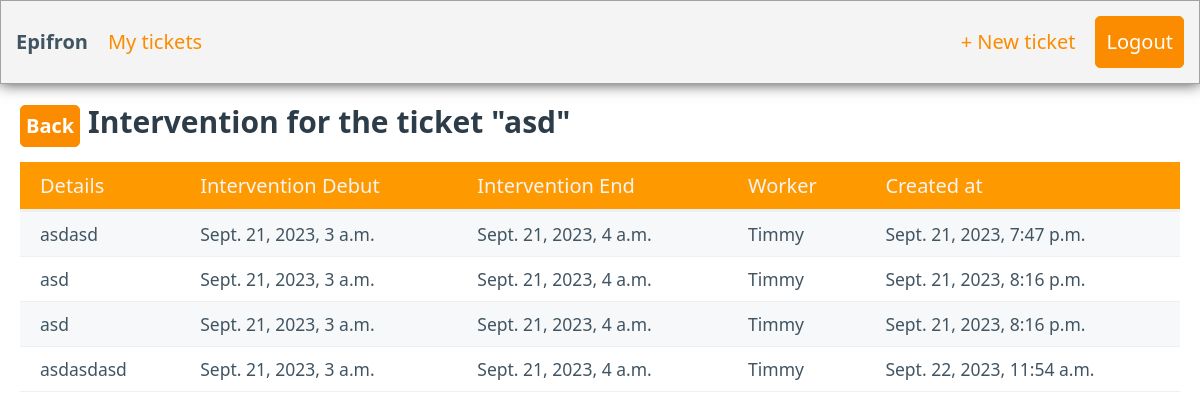
The page /tickets/1/display-intervention (signed in) on the database as committed earlier.
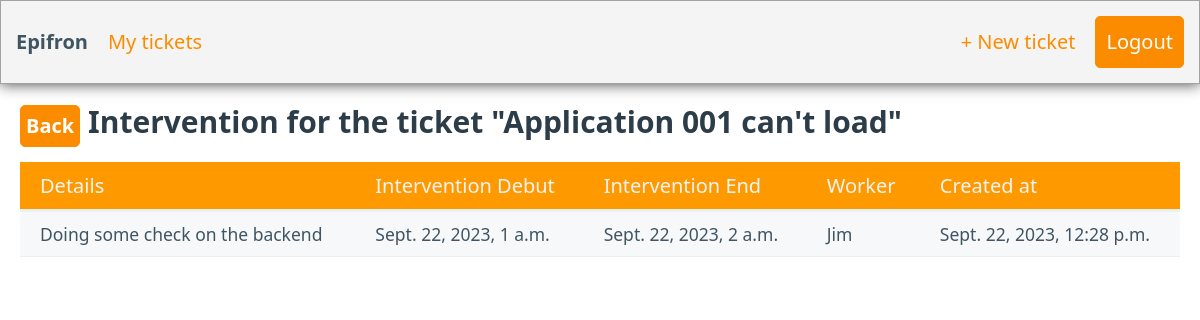
The same page on the database as committed later.
### tickets/models.py (models this page shows, shortened)
class Ticket(models.Model):
    id = models.BigAutoField(primary_key=True)
    subject = models.CharField(max_length=100)
    requestor = models.ForeignKey(User, related_name="requestor", null=False, blank = True, on_delete=models.CASCADE)
    description = models.TextField()
    responsible = models.ForeignKey(User, related_name="responsible", null=True, blank = True, on_delete=models.CASCADE)
    assignee = models.ForeignKey(User, related_name="assignee", null=True, blank = True, on_delete=models.CASCADE)
    status = models.CharField(max_length=25, choices=TicketStatus.choices, default=TicketStatus.TO_DO)
    created_at = models.DateTimeField("created at")
    last_update = models.DateTimeField("last update", null=True)

class TicketIntervention(models.Model):
    ticket_id = models.ForeignKey(Ticket, related_name="ticket_id", null=False, blank = False, on_delete=models.CASCADE)
    id = models.BigAutoField(primary_key=True)
    details = models.TextField()
    intervention_debut = models.DateTimeField("intervention debut", null=False)
    intervention_end = models.DateTimeField("intervention end", null=False)
    worker = models.ForeignKey(User, related_name="worker", null=True, blank = True, on_delete=models.CASCADE)
    created_at = models.DateTimeField("created at")
    UniqueConstraint(
        name="combine_primary_key", fields=["ticket_id", "id"]
    )

### tickets/views.py (the view)
# urls.py: path("<int:ticket_id>/display-intervention", views.displayIntervention, name="displayIntervention"),
def displayIntervention(request, ticket_id):
    ticket = Ticket.objects.get(pk=ticket_id)
    ticket_interventions = TicketIntervention.objects.filter(ticket_id = ticket)
    context = {"ticket_interventions": ticket_interventions, "ticket":ticket}
    return render(request, "tickets/display-intervention.html", context)

### templates/tickets/display-intervention.html (shortened to what this page needs)
{% extends 'base.html' %}
{% block content %}
<main class="container-fluid" style="padding-top: 15px">
    <h3 style="margin-bottom: 15px">
        <a href="{% url 'index' %}" role="button">
            Back
        </a>
         Intervention for the ticket "{{ticket.subject}}"
    </h3>
    <table role="grid" id="table">
        <thead>
        <tr>
            <th scope="col">Details</th>
            <th scope="col">Intervention Debut</th>
            <th scope="col">Intervention End</th>
            <th scope="col">Worker</th>
            <th scope="col">Created at</th>
        </tr>
        </thead>
        <tbody>
            {% for intervention in ticket_interventions%}
            <tr>
                <td>{{intervention.details}}</td>
                <td>{{intervention.intervention_debut}}</td>
                <td>{{intervention.intervention_end}}</td>
                <td>{{intervention.worker}}</td>
                <td>{{intervention.created_at}}</td>
            </tr>
            {% endfor %}
        </tbody>
    </table>
</main>
{% endblock %}

### templates/base.html (shortened to what this page needs)
<html>
    <head>
        {% load static %}
        <link rel="stylesheet" href="{% static '/pico.min.css' %}">
        <link rel="stylesheet" href="{% static '/style.css' %}">
    </head>
    <body  hx-headers='{"X-CSRFToken": "{{ csrf_token }}"}'>
        {% if user.is_authenticated %}
            <nav>
                <ul>
                    <li>
                        <strong>Epifron</strong>
                    </li>
                    <li>
                        <a href="{% url 'index' %}">
                            My tickets
                        </a>
                    </li>
                </ul>
                <ul>
                    <li>
                        <a href="{% url 'addTicket' %}">
                            + New ticket
                        </a>
                    </li>
                    <li>
                        <a href="{% url 'logout' %}" role="button">
                            Logout
                        </a>
                    </li>
                </ul>
            </nav>
        {% endif %}
        {% block content %}
        {% endblock %}
    </body>
</html>

### static/style.css (style rules this page uses)
[data-theme="light"], :root:not([data-theme="dark"]) { --primary: #fb8c00; --primary-hover: #f57c00; --primary-focus: rgba(251, 140, 0, 0.125); --primary-inverse: #FFF; }
:root { --form-element-active-border-color: var(--primary); --form-element-focus-color: var(--primary-focus); --switch-color: var(--primary-inverse); --switch-checked-background-color: var(--primary); }
nav { padding-top: .5em; padding-bottom: .5em; border: 1px solid #a2a2a2; background-color: #f4f4f4; -webkit-box-shadow: 0px 0px 14px 0px rgba(0,0,0,0.75); -moz-box-shadow: 0px 0px 14px 0px rgba(0,0,0,0.75); box-shadow: 0px 0px 14px 0px rgba(0,0,0,0.75); padding: 5px 15px 5px 15px; }
thead th { position: sticky; top: 0; background-color: #ff9900; color:#f4f4f4 ; }
[role="button"] { padding: 5px }

Rows that differ between the two databases and show on the page:
removed TicketIntervention: details "asdasd", intervention_debut "Sept. 21, 2023, 3 a.m.", intervention_end "Sept. 21, 2023, 4 a.m.", worker "Timmy", created_at "Sept. 21, 2023, 7:47 p.m."
no longer on this page (row edited): TicketIntervention: details "asd", intervention_debut "Sept. 21, 2023, 3 a.m.", intervention_end "Sept. 21, 2023, 4 a.m.", worker "Timmy", created_at "Sept. 21, 2023, 8:16 p.m."
removed TicketIntervention: details "asd", intervention_debut "Sept. 21, 2023, 3 a.m.", intervention_end "Sept. 21, 2023, 4 a.m.", worker "Timmy", created_at "Sept. 21, 2023, 8:16 p.m."
removed TicketIntervention: details "asdasdasd", intervention_debut "Sept. 21, 2023, 3 a.m.", intervention_end "Sept. 21, 2023, 4 a.m.", worker "Timmy", created_at "Sept. 22, 2023, 11:54 a.m."
changed Ticket: subject "asd" → "Application 001 can't load"
added TicketIntervention: details "Doing some check on the backend", intervention_debut "Sept. 22, 2023, 1 a.m.", intervention_end "Sept. 22, 2023, 2 a.m.", worker "Jim", created_at "Sept. 22, 2023, 12:28 p.m."
